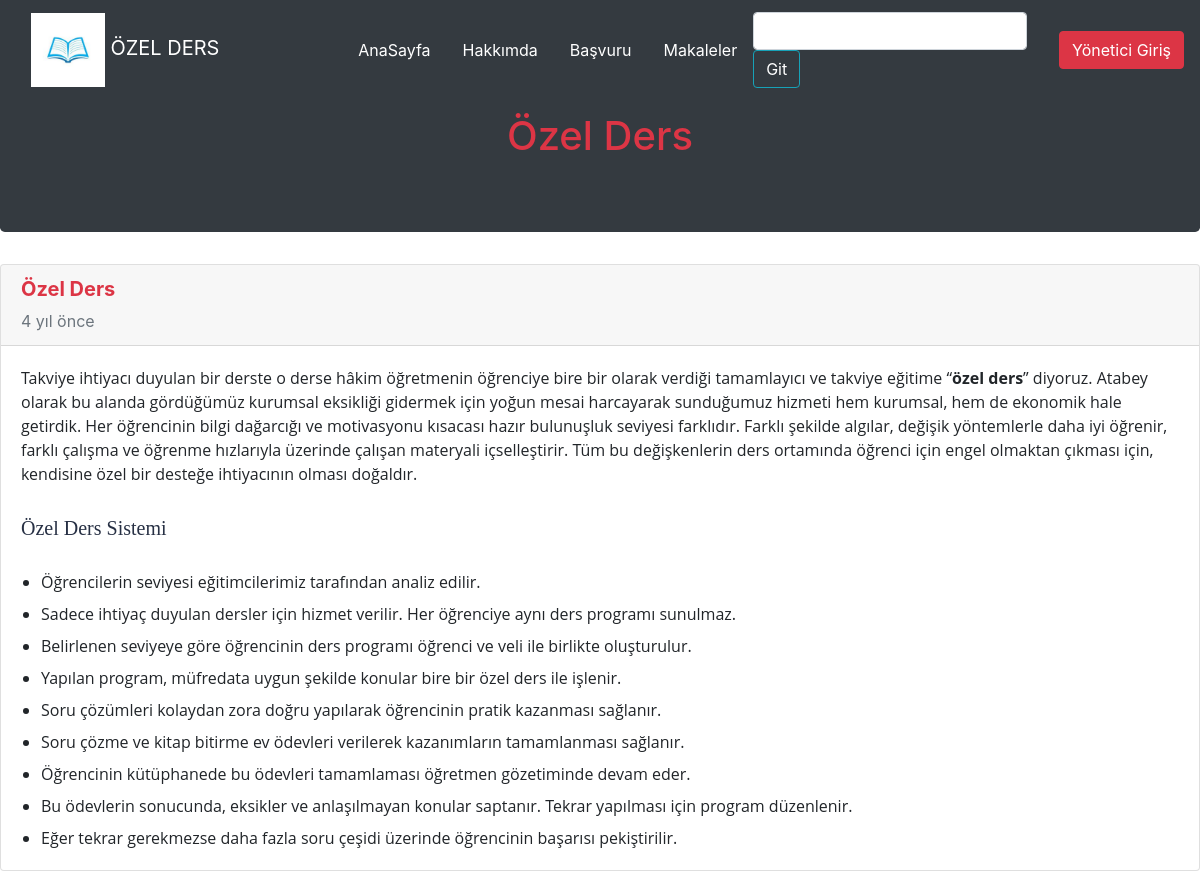
Screenshot of /makale/ozelderss with the database file from the repository.
### tables this page shows
CREATE TABLE IF NOT EXISTS `posts` (
  `post_id` int(11) NOT NULL AUTO_INCREMENT,
  `post_title` varchar(255) NOT NULL,
  `post_url` varchar(255) NOT NULL,
  `post_content` text NOT NULL,
  `post_short_content` text NOT NULL,
  `post_status` int(11) NOT NULL,
  `post_seo` varchar(1000) NOT NULL,
  `post_date` timestamp NOT NULL DEFAULT current_timestamp(),
  PRIMARY KEY (`post_id`)
);

### www/app/controller/makale-detay.php (called while the page is built, shortened)
<?php
$row = Makale::findPost($post_url);
require view('makale-detay');

### www/index.php (called while the page is built, shortened)
<?php
$routeExplode = explode('?', $_SERVER['REQUEST_URI']);
$routeArrayMerge = array_filter(explode('/', $routeExplode[0]));
$route =array_merge($routeArrayMerge);
require  controller(route(0));

### www/app/helper/template.php (called while the page is built, shortened)
<?php
function site_url($url = false)
{
    return URL . '/' . $url;
}
function public_url($url = false)
{
    return URL . '/public/' . $url;
}

### www/app/helper/app.php (called while the page is built, shortened)
<?php
function route($index){
    global $route;
    return isset($route[$index]) ? $route[$index]: false;
}

### www/app/classes/basicdb.php (called while the page is built, shortened)
<?php
class BasicDB extends \PDO
{
    private $sql;
    private $where;
    public function from($tableName)
    {
        $this->sql = 'SELECT * FROM `' . $tableName . '`';
        return $this;
    }
    public function where($column, $value = '', $mark = '=', $logical = '&&')
    {
        $this->where[] = [
            $column,
            $value,
            $mark,
            $logical
        ];
        return $this;
    }
    public function first()
    {
        $query = $this->generateQuery();
        return $query->fetch(parent::FETCH_ASSOC);
    }
    public function generateQuery()
    {
        $query = $this->query($this->sql);
        return $query;
    }
    private function get_where()
    {
        if (is_array($this->where) && count($this->where) > 0) {
            $this->sql .= ' WHERE ';
            $where = [];
            foreach ($this->where as $key => $arg) {
                if ($arg[2] == 'LIKE' || $arg[2] == 'NOT LIKE') {
                    $where[] = $arg[3] . ' ' . $arg[0] . ' ' . $arg[2] . ' "%' . $arg[1] . '%" ';
                } elseif ($arg[2] == 'BETWEEN' || $arg[2] == 'NOT BETWEEN') {
                    $where[] = $arg[3] . ' ' . ($arg[0] . ' ' . $arg[2] . ' ' . $arg[1][0] . ' AND ' . $arg[1][1]);
                } elseif ($arg[2] == 'FIND_IN_SET') {
                    $where[] = $arg[3] . ' FIND_IN_SET("' . (is_array($arg[1]) ? implode(',', $arg[1]) : $arg[1]) . '", ' . $arg[0] . ')';
                } elseif ($arg[2] == 'IN' || $arg[2] == 'NOT IN') {
                    $where[] = $arg[3] . ' ' . $arg[0] . ' ' . $arg[2] . '(' . (is_array($arg[1]) ? implode(',', $arg[1]) : $arg[1]) . ')';
                } else {
                    $where[] = $arg[3] . ' ' . $arg[0] . ' ' . $arg[2] . ' "' . $arg[1] . '"';
                }
            }
            $this->sql .= ltrim(implode(' ', $where), '&&');
            $this->where = null;
        }
    }
}

### www/app/classes/makale.php (called while the page is built)
<?php
class Makale {
    public static function findPost($post_url)
    {
        global $db;
        return $db->from('posts')
            ->where('post_url', $post_url)
            ->where('post_status', 1)
            ->first();
    }
}

### www/app/helper/time.php (called while the page is built)
<?php
function timeConvert ( $zaman ){
    $zaman =  strtotime($zaman);
    $zaman_farki = time() - $zaman;
    $saniye = $zaman_farki;
    $dakika = round($zaman_farki/60);
    $saat = round($zaman_farki/3600);
    $gun = round($zaman_farki/86400);
    $hafta = round($zaman_farki/604800);
    $ay = round($zaman_farki/2419200);
    $yil = round($zaman_farki/29030400);
    if( $saniye < 60 ){
        if ($saniye == 0){
            return "az önce";
        } else {
            return $saniye .' saniye önce';
        }
    } else if ( $dakika < 60 ){
        return $dakika .' dakika önce';
    } else if ( $saat < 24 ){
        return $saat.' saat önce';
    } else if ( $gun < 7 ){
        return $gun .' gün önce';
    } else if ( $hafta < 4 ){
        return $hafta.' hafta önce';
    } else if ( $ay < 12 ){
        return $ay .' ay önce';
    } else {
        return $yil.' yıl önce';
    }
}

### www/app/view/OzeldersTema/makale-detay.php (the view, shortened to what this page needs)
<!doctype html>
<html lang="en">
<head>
    <link rel="stylesheet" href="<?=public_url('OzeldersTema/css/fontawesome.css')?>
    <link rel="stylesheet" href="<?=public_url('OzeldersTema/css/style.css')?>">
    <link rel="stylesheet" href="https://maxcdn.bootstrapcdn.com/bootstrap/4.0.0/css/bootstrap.min.css"
>
</head>
<body>
<nav class="navbar navbar-expand-md fixed-top navbar-dark bg-dark">
    <div class="container" >
        <div class="navbar-brand">
            <img src="<?=public_url('/OzeldersTema/img/logo.jpg')?>" class="w-25" alt="">
            ÖZEL DERS
        </div>
        <div class="collapse navbar-collapse" id="menu">
            <ul class="navbar-nav mr-auto " >
                <li class="nav-item">
                    <a href="<?=site_url()?>" nav class="navbar  navbar-dark  text-white"  class="nav-link">AnaSayfa</a>
                </li>
                <li class="nav-item">
                    <a href="<?=site_url('hakk')?>" nav class="navbar  navbar-dark  text-white"  class="nav-link">Hakkımda</a>
                </li>
                <li class="nav-item">
                    <a href="<?=site_url('basvuru')?>" nav class="navbar  navbar-dark text-white"  class="nav-link">Başvuru</a>
                </li>
                <li class="nav-item">
                    <a href="<?=site_url('makale')?>" nav class="navbar  navbar-dark text-white"  class="nav-link">Makaleler</a>
                </li>
            </ul>
            <form action="" class="form-inline">
                <input type="text" class="form-control mr-3">
                <button class="btn btn-outline-info" style="color:white">Git</button>
            </form>
        </div>
    </div>
    <a href="<?=site_url('admin')?>" class="btn btn-danger " style="color:white">Yönetici Giriş</a>
</nav>
<section class="jumbotron text-center bg-dark mt-5">
    <div class="container text-danger" >
        <h1><?=$row['post_title']?></h1>
    </div>
</section>
<div class="row">
    <div class="col-md-12">
        <div class="card mb-3">
            <div class="card-header text-danger ">
                <h5><strong><?=$row['post_title']?></strong></h5>
                <div class="date text-secondary">
                    <?=timeConvert($row['post_date'])?>
                </div>
            </div>
            <div class="card-body">
               <?=htmlspecialchars_decode($row['post_content'])?>
            </div>
        </div>
 </div>
</div>
</body>
</html>

### rows the page displays
posts: post_title "Özel Ders", post_date "4 yıl önce", post_content "Takviye ihtiyacı duyulan bir derste o derse hâkim öğretmenin öğrenciye bire bir olarak verdiği tamamlayıcı ve takviye eğitime “ özel ders ” diyoruz. Atabey olarak bu alanda gördüğümüz kurumsal eksikliği gidermek için yoğun mesai harcayarak sunduğumuz hizmeti hem kurumsal, hem de ekonomik hale getirdik. Her öğrencinin bilgi dağarcığı ve motivasyonu kısacası hazır bulunuşluk seviyesi farklıdır. Farklı şekilde algılar, değişik yöntemlerle daha iyi öğrenir, farklı çalışma ve öğrenme hızlarıyla üzerinde çalışan materyali içselleştirir. Tüm bu değişkenlerin ders ortamında öğrenci için engel olmaktan çıkması için, kendisine özel bir desteğe ihtiyacının olması doğaldır. Özel Ders Sistemi…"
